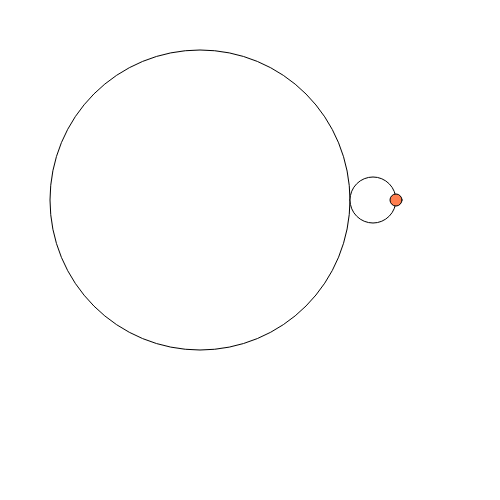
Frame 1 (no input)
Frame 60 (no input): identical to frame 1, image omitted
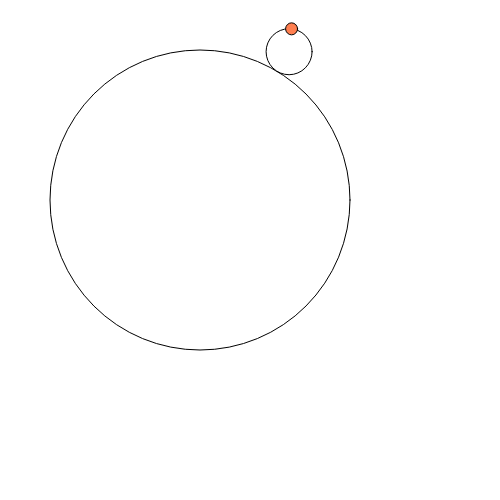
Frame 120 (the mouse pressed at the canvas centre since frame 60)

The p5.js sketch that drew these frames (run headless with seeded random() and noise() and a simulated clock; from frame 60 on, the mouse is pressed at the canvas centre):

// p5.js sketch
// ── sketch.js
// constants
const PI = 3.141592653589793;

// Variables for drawing
let x, y;
let r1;
let r2;
let r3;
let theta1, dtheta;

// set defaults
x = 200, y = 200;
r1 = 150;
r2 = 23;
r3 = 6;
theta1 = 0, dtheta = -1;


// called once on startup
function setup() {
  createCanvas(500, 500);
  angleMode(DEGREES);
}

// executed 60 times per second until program is stopped or noLoop function is called
function draw() {
  background(255);

  // circle for path
  fill("white");
  circle(x,y,2*r1);

  // circle on perimeter
  x1 = x + (r1+r2) * cos(theta1 % 360);
  y1 = y + (r1+r2) * sin(theta1 % 360);
  circle(x1, y1, 2*r2);

  // point marker
  fill(255, 127, 80);
  // distance around large circle -> revolutions of small circle
  // revs = (r1/r2) * (theta1/360); // going to write out the whole thing here -> (2 pi r1) * angle/360 / (2 pi r2)
  // need rotation from point of contact!
  // theta2 = (revs*360 + theta1)%360;
  theta2 = (r1/r2*theta1 + theta1)%360;
  x2 = x1 + r2 * cos(theta2);
  y2 = y1 + r2 * sin(theta2);
  circle(x2, y2, 2*r3);


  if (mouseIsPressed) {
    theta1 = (theta1 + dtheta); // this might overflow some point
  }
}
